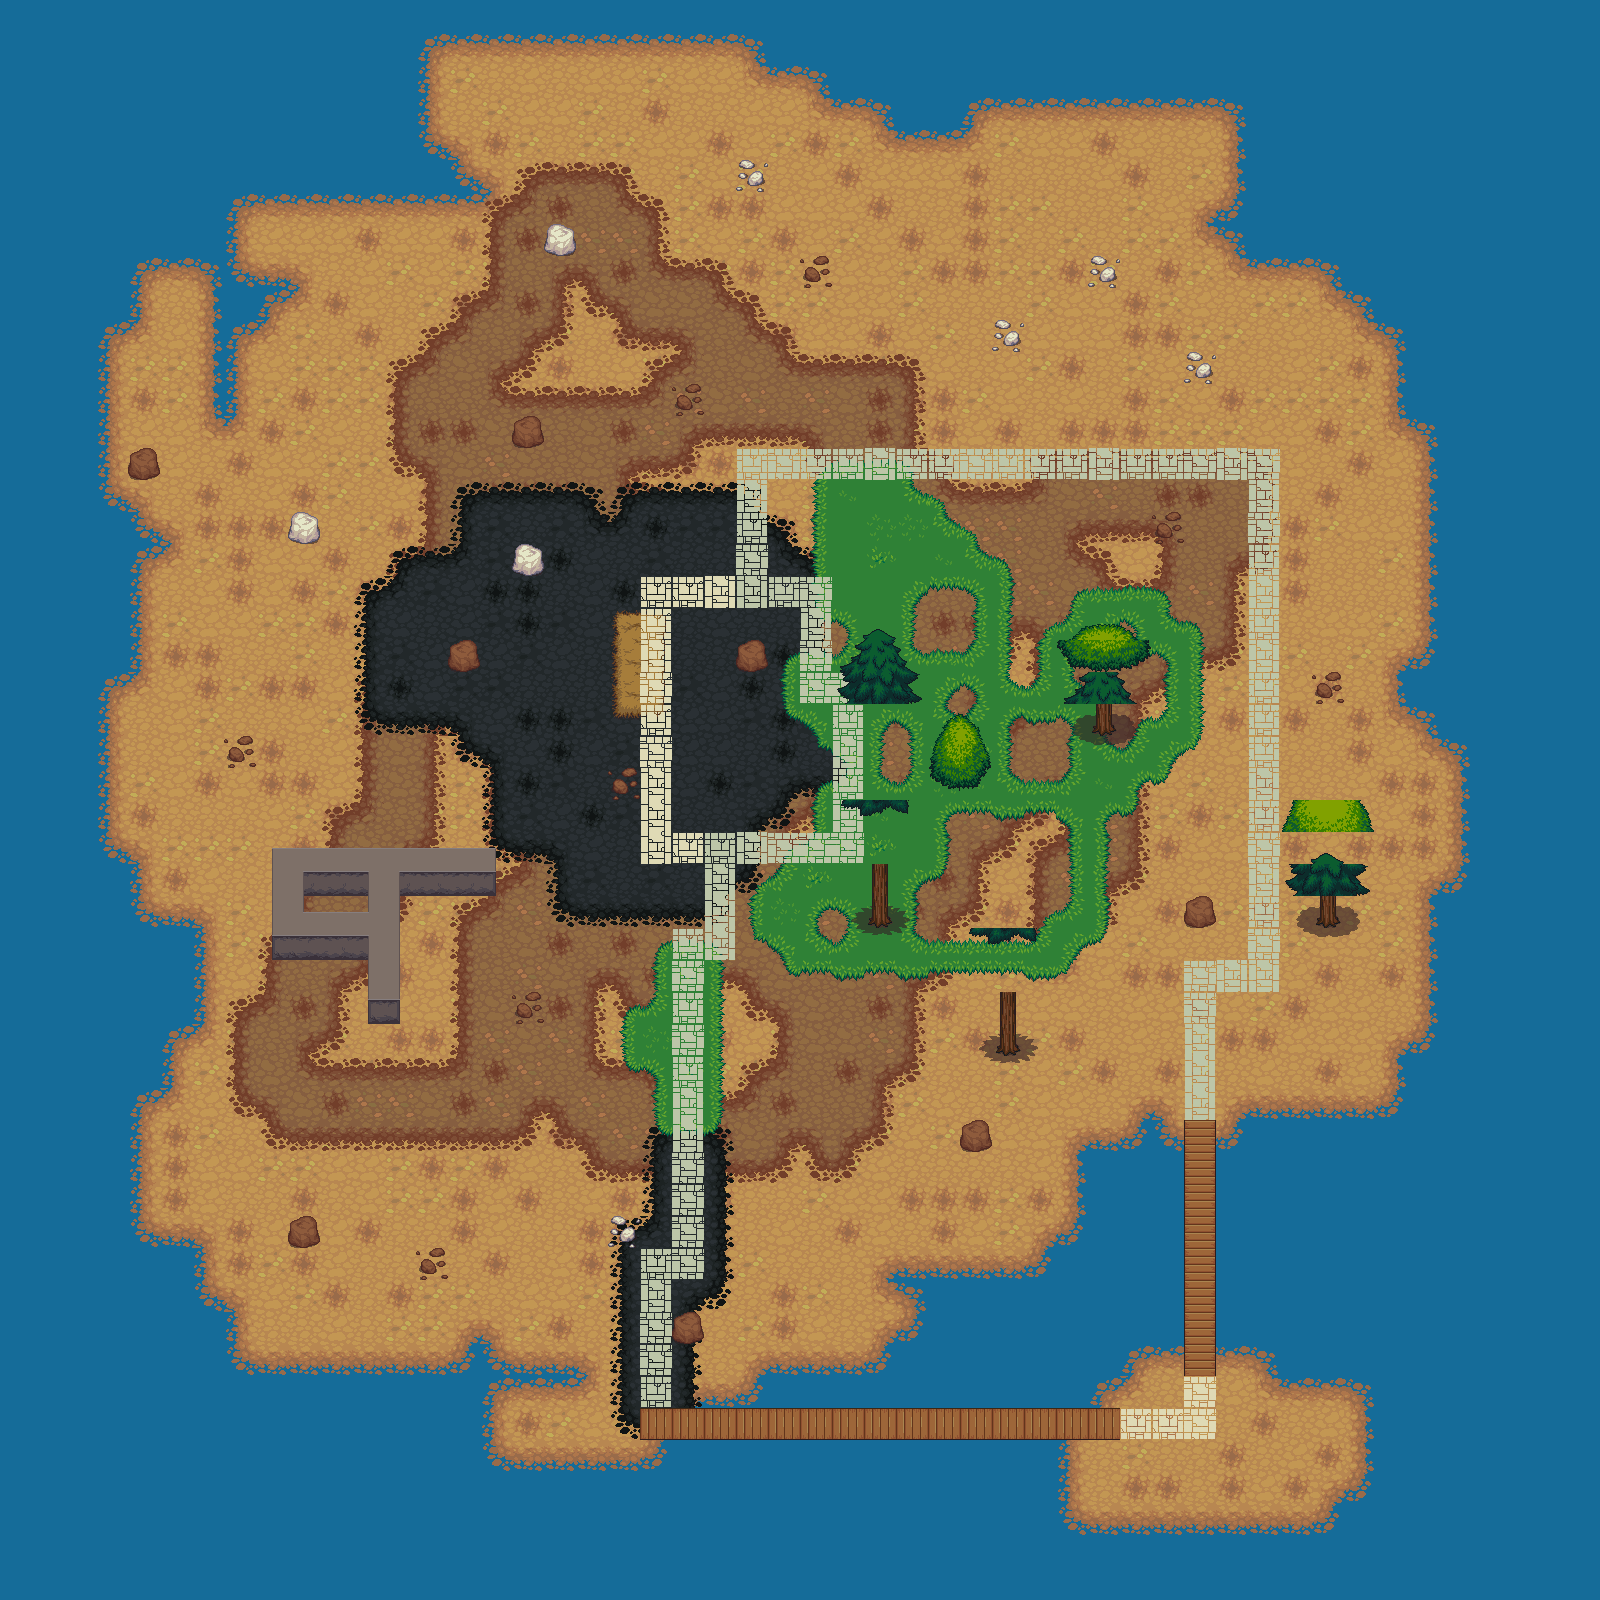

A 2D game scene composited from a Tiled map and its tileset images. What follows is a short description and the map's XML, with each tile layer's data collapsed to a summary:
An orthogonal 50x50 tile map with 32x32 px tiles, 8 tile layers (water, sand, alt_sand, stone, ...), 12 tilesets.

<map version="1.0" orientation="orthogonal" renderorder="right-down" width="50" height="50" tilewidth="32" tileheight="32" nextobjectid="1">
 <tileset firstgid="1" name="bridges" tilewidth="32" tileheight="32" tilecount="2" columns="2">
  <image source="!bridges.png" width="64" height="32" />
 </tileset>
 <tileset firstgid="3" name="bushes" tilewidth="32" tileheight="32" tilecount="12" columns="4">
  <image source="!bushes.png" width="128" height="96" />
  <terraintypes>
   <terrain name="bush" tile="2" />
   <terrain name="bush2" tile="0" />
  </terraintypes>
  <tile id="0" terrain=",,,1" />
  <tile id="1" terrain=",,1," />
  <tile id="2" terrain=",,,0" />
  <tile id="3" terrain=",,0," />
  <tile id="4" terrain=",1,,1" />
  <tile id="5" terrain="1,,1," />
  <tile id="6" terrain=",0,,0" />
  <tile id="7" terrain="0,,0," />
  <tile id="8" terrain=",1,," />
  <tile id="9" terrain="1,,," />
  <tile id="10" terrain=",0,," />
  <tile id="11" terrain="0,,," />
 </tileset>
 <tileset firstgid="15" name="grass" tilewidth="32" tileheight="32" tilecount="30" columns="6">
  <image source="!grass.png" width="192" height="160" />
  <terraintypes>
   <terrain name="grass" tile="19" />
  </terraintypes>
  <tile id="0" terrain="0,0,0,0" />
  <tile id="2" terrain="0,0,0," />
  <tile id="3" terrain="0,0,,0" />
  <tile id="4" terrain="0,0,0," />
  <tile id="5" terrain="0,0,,0" />
  <tile id="6" terrain="0,0,0,0" />
  <tile id="8" terrain="0,,0,0" />
  <tile id="9" terrain=",0,0,0" />
  <tile id="10" terrain="0,,0,0" />
  <tile id="11" terrain=",0,0,0" />
  <tile id="12" terrain=",,,0" />
  <tile id="13" terrain=",,0,0" />
  <tile id="14" terrain=",,0," />
  <tile id="15" terrain=",,,0" />
  <tile id="16" terrain=",,0,0" />
  <tile id="17" terrain=",,0," />
  <tile id="18" terrain=",0,,0" />
  <tile id="19" terrain="0,0,0,0" />
  <tile id="20" terrain="0,,0," />
  <tile id="21" terrain=",0,,0" />
  <tile id="22" terrain="0,0,0,0" />
  <tile id="23" terrain="0,,0," />
  <tile id="24" terrain=",0,," />
  <tile id="25" terrain="0,0,," />
  <tile id="26" terrain="0,,," />
  <tile id="27" terrain=",0,," />
  <tile id="28" terrain="0,0,," />
  <tile id="29" terrain="0,,," />
 </tileset>
 <tileset firstgid="45" name="oldgrass" tilewidth="32" tileheight="32" tilecount="6" columns="2">
  <image source="!oldgrass.png" width="64" height="96" />
  <terraintypes>
   <terrain name="oldgrass" tile="0" />
  </terraintypes>
  <tile id="0" terrain=",,,0" />
  <tile id="1" terrain=",,0," />
  <tile id="2" terrain=",0,,0" />
  <tile id="3" terrain="0,,0," />
  <tile id="4" terrain=",0,," />
  <tile id="5" terrain="0,,," />
 </tileset>
 <tileset firstgid="51" name="rock" tilewidth="32" tileheight="32" tilecount="18" columns="3">
  <image source="!rock.png" width="96" height="192" />
  <terraintypes>
   <terrain name="stone" tile="10" />
  </terraintypes>
  <tile id="1" terrain="0,0,0," />
  <tile id="2" terrain="0,0,,0" />
  <tile id="4" terrain="0,,0,0" />
  <tile id="5" terrain=",0,0,0" />
  <tile id="6" terrain=",,,0" />
  <tile id="7" terrain=",,0,0" />
  <tile id="8" terrain=",,0," />
  <tile id="9" terrain=",0,,0" />
  <tile id="10" terrain="0,0,0,0" />
  <tile id="11" terrain="0,,0," />
  <tile id="12" terrain=",0,," />
  <tile id="13" terrain="0,0,," />
  <tile id="14" terrain="0,,," />
  <tile id="15" terrain="0,0,0,0" />
  <tile id="16" terrain="0,0,0,0" />
  <tile id="17" terrain="0,0,0,0" />
 </tileset>
 <tileset firstgid="69" name="rocks" tilewidth="32" tileheight="32" tilecount="4" columns="2">
  <image source="!rocks.png" width="64" height="64" />
 </tileset>
 <tileset firstgid="73" name="sand" tilewidth="32" tileheight="32" tilecount="36" columns="6">
  <image source="!sand.png" width="192" height="192" />
  <terraintypes>
   <terrain name="sand" tile="19" />
   <terrain name="sand_alt" tile="22" />
  </terraintypes>
  <tile id="1" terrain="0,0,0," />
  <tile id="2" terrain="0,0,,0" />
  <tile id="3" terrain="1,1,1," />
  <tile id="4" terrain="1,1,,1" />
  <tile id="7" terrain="0,,0,0" />
  <tile id="8" terrain=",0,0,0" />
  <tile id="9" terrain="1,,1,1" />
  <tile id="10" terrain=",1,1,1" />
  <tile id="12" terrain=",,,0" />
  <tile id="13" terrain=",,0,0" />
  <tile id="14" terrain=",,0," />
  <tile id="15" terrain=",,,1" />
  <tile id="16" terrain=",,1,1" />
  <tile id="17" terrain=",,1," />
  <tile id="18" terrain=",0,,0" />
  <tile id="19" terrain="0,0,0,0" />
  <tile id="20" terrain="0,,0," />
  <tile id="21" terrain=",1,,1" />
  <tile id="22" terrain="1,1,1,1" />
  <tile id="23" terrain="1,,1," />
  <tile id="24" terrain=",0,," />
  <tile id="25" terrain="0,0,," />
  <tile id="26" terrain="0,,," />
  <tile id="27" terrain=",1,," />
  <tile id="28" terrain="1,1,," />
  <tile id="29" terrain="1,,," />
  <tile id="30" terrain="0,0,0,0" />
  <tile id="31" terrain="0,0,0,0" />
  <tile id="32" terrain="0,0,0,0" />
  <tile id="33" terrain="1,1,1,1" />
  <tile id="34" terrain="1,1,1,1" />
  <tile id="35" terrain="1,1,1,1" />
 </tileset>
 <tileset firstgid="109" name="treetrunk" tilewidth="32" tileheight="32" tilecount="18" columns="6">
  <image source="!treetrunk.png" width="192" height="96" />
  <terraintypes>
   <terrain name="trunk" tile="7" />
   <terrain name="trunk2" tile="10" />
  </terraintypes>
  <tile id="0" terrain=",,,0" />
  <tile id="1" terrain=",,0,0" />
  <tile id="2" terrain=",,0," />
  <tile id="3" terrain=",,,1" />
  <tile id="4" terrain=",,1,1" />
  <tile id="5" terrain=",,1," />
  <tile id="6" terrain=",0,,0" />
  <tile id="7" terrain="0,0,0,0" />
  <tile id="8" terrain="0,,0," />
  <tile id="9" terrain=",1,,1" />
  <tile id="10" terrain="1,1,1,1" />
  <tile id="11" terrain="1,,1," />
  <tile id="12" terrain=",0,," />
  <tile id="13" terrain="0,0,," />
  <tile id="14" terrain="0,,," />
  <tile id="15" terrain=",1,," />
  <tile id="16" terrain="1,1,," />
  <tile id="17" terrain="1,,," />
 </tileset>
 <tileset firstgid="127" name="water" tilewidth="32" tileheight="32" tilecount="36" columns="6">
  <image source="!water.png" width="192" height="192" />
  <terraintypes>
   <terrain name="water" tile="6" />
   <terrain name="watergrass" tile="9" />
  </terraintypes>
  <tile id="1" terrain="0,0,0," />
  <tile id="2" terrain="0,0,,0" />
  <tile id="4" terrain="1,1,1," />
  <tile id="5" terrain="1,1,,1" />
  <tile id="7" terrain="0,,0,0" />
  <tile id="8" terrain=",0,0,0" />
  <tile id="10" terrain="1,,1,1" />
  <tile id="11" terrain=",1,1,1" />
  <tile id="12" terrain=",,,0" />
  <tile id="13" terrain=",,0,0" />
  <tile id="14" terrain=",,0," />
  <tile id="15" terrain=",,,1" />
  <tile id="16" terrain=",,1,1" />
  <tile id="17" terrain=",,1," />
  <tile id="18" terrain=",0,,0" />
  <tile id="19" terrain="1,1,1,1">
   <animation>
    <frame tileid="19" duration="300" />
    <frame tileid="31" duration="300" />
    <frame tileid="30" duration="300" />
    <frame tileid="32" duration="300" />
    <frame tileid="33" duration="300" />
    <frame tileid="35" duration="300" />
    <frame tileid="34" duration="300" />
   </animation>
  </tile>
  <tile id="20" terrain="0,,0," />
  <tile id="21" terrain=",1,,1" />
  <tile id="22" terrain="1,1,1,1">
   <animation>
    <frame tileid="22" duration="300" />
    <frame tileid="34" duration="300" />
    <frame tileid="35" duration="300" />
    <frame tileid="33" duration="300" />
    <frame tileid="32" duration="300" />
    <frame tileid="30" duration="300" />
    <frame tileid="31" duration="300" />
   </animation>
  </tile>
  <tile id="23" terrain="1,,1," />
  <tile id="24" terrain=",0,," />
  <tile id="25" terrain="0,0,," />
  <tile id="26" terrain="0,,," />
  <tile id="27" terrain=",1,," />
  <tile id="28" terrain="1,1,," />
  <tile id="29" terrain="1,,," />
  <tile id="30" terrain="1,1,1,1" />
  <tile id="31" terrain="1,1,1,1" />
  <tile id="32" terrain="1,1,1,1" />
  <tile id="33" terrain="1,1,1,1" />
  <tile id="34" terrain="1,1,1,1" />
  <tile id="35" terrain="1,1,1,1" />
 </tileset>
 <tileset firstgid="163" name="road" tilewidth="32" tileheight="32" tilecount="6" columns="2">
  <image source="!road.png" width="64" height="96" />
  <terraintypes>
   <terrain name="road" tile="0" />
   <terrain name="road2" tile="1" />
  </terraintypes>
  <tile id="0" terrain="0,0,0,0" />
  <tile id="1" terrain="1,1,1,1" />
  <tile id="2" terrain="0,0,0,0" />
  <tile id="3" terrain="1,1,1,1" />
  <tile id="4" terrain="0,0,0,0" />
  <tile id="5" terrain="1,1,1,1" />
 </tileset>
 <tileset firstgid="169" name="wall" tilewidth="32" tileheight="32" tilecount="15" columns="3">
  <image source="!wall.png" width="96" height="160" />
  <terraintypes>
   <terrain name="wall" tile="10" />
  </terraintypes>
  <tile id="0" terrain="0,0,," />
  <tile id="1" terrain="0,0,0," />
  <tile id="2" terrain="0,0,,0" />
  <tile id="3" terrain="0,0,," />
  <tile id="4" terrain="0,,0,0" />
  <tile id="5" terrain=",0,0,0" />
  <tile id="6" terrain=",,,0" />
  <tile id="7" terrain=",,0,0" />
  <tile id="8" terrain=",,0," />
  <tile id="9" terrain=",0,,0" />
  <tile id="11" terrain="0,,0," />
  <tile id="12" terrain=",0,," />
  <tile id="13" terrain="0,0,," />
  <tile id="14" terrain="0,,," />
 </tileset>
 <tileset firstgid="184" name="treetop" tilewidth="32" tileheight="32" tilecount="39" columns="3">
  <image source="!treetop.png" width="96" height="224" />
  <terraintypes>
   <terrain name="tree" tile="1" />
   <terrain name="tree2" tile="4" />
   <terrain name="tree3" tile="19" />
   <terrain name="tree4" tile="22" />
  </terraintypes>
  <tile id="0" terrain=",,,0" />
  <tile id="1" terrain=",,0,0" />
  <tile id="2" terrain=",,0," />
  <tile id="3" terrain=",,,1" />
  <tile id="4" terrain=",,1,1" />
  <tile id="5" terrain=",,1," />
  <tile id="6" terrain=",0,,0" />
  <tile id="7" terrain="0,0,0,0" />
  <tile id="8" terrain="0,,0," />
  <tile id="9" terrain=",1,,1" />
  <tile id="10" terrain="1,1,1,1" />
  <tile id="11" terrain="1,,1," />
  <tile id="12" terrain=",0,," />
  <tile id="13" terrain="0,0,," />
  <tile id="14" terrain="0,,," />
  <tile id="15" terrain=",1,," />
  <tile id="16" terrain="1,1,," />
  <tile id="17" terrain="1,,," />
  <tile id="18" terrain=",,,2" />
  <tile id="19" terrain=",,2,2" />
  <tile id="20" terrain=",,2," />
  <tile id="21" terrain=",,,3" />
  <tile id="22" terrain=",,3,3" />
  <tile id="23" terrain=",,3," />
  <tile id="24" terrain=",2,,2" />
  <tile id="25" terrain="2,2,2,2" />
  <tile id="26" terrain="2,,2," />
  <tile id="27" terrain=",3,,3" />
  <tile id="28" terrain="3,3,3,3" />
  <tile id="29" terrain="3,,3," />
  <tile id="30" terrain=",2,," />
  <tile id="31" terrain="2,2,," />
  <tile id="32" terrain="2,,," />
  <tile id="33" terrain=",3,,3" />
  <tile id="34" terrain="3,3,3,3" />
  <tile id="35" terrain="3,,3," />
  <tile id="39" terrain=",3,," />
  <tile id="40" terrain="3,3,," />
  <tile id="41" terrain="3,,," />
 </tileset>
 <layer name="water" width="50" height="50">
  <data>[2500 cells, 2500 non-empty, 2 distinct tile ids]</data>
 </layer>
 <layer name="sand" width="50" height="50">
  <data>[2500 cells, 1558 non-empty, 16 distinct tile ids]</data>
 </layer>
 <layer name="alt_sand" width="50" height="50">
  <data>[2500 cells, 602 non-empty, 16 distinct tile ids]</data>
 </layer>
 <layer name="stone" width="50" height="50">
  <data>[2500 cells, 202 non-empty, 16 distinct tile ids]</data>
 </layer>
 <layer name="grass" width="50" height="50">
  <data>[2500 cells, 249 non-empty, 40 distinct tile ids]</data>
 </layer>
 <layer name="road" width="50" height="50">
  <data>[2500 cells, 123 non-empty, 20 distinct tile ids]</data>
 </layer>
 <objectgroup name="bullets" />
 <objectgroup name="objects" />
 <layer name="trunks" width="50" height="50">
  <data>[2500 cells, 36 non-empty, 18 distinct tile ids]</data>
 </layer>
 <layer name="bushes+stones" width="50" height="50">
  <data>[2500 cells, 51 non-empty, 33 distinct tile ids]</data>
 </layer>
</map>
